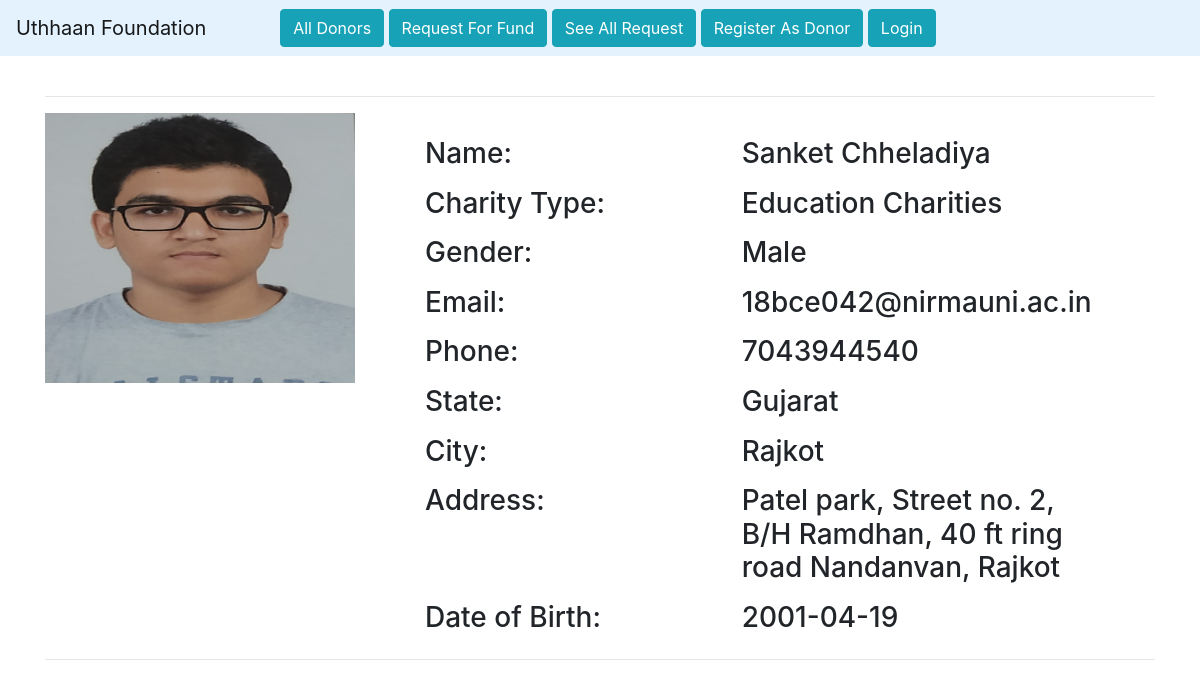
The page /donors_details/4/ on the database its author committed.
### home/models.py (models this page shows, shortened)
class Donor(models.Model):
    donor = models.OneToOneField(
        User, on_delete=models.CASCADE, blank=True, null=True)
    date_of_birth = models.CharField(max_length=100)
    phone = models.CharField(max_length=10)
    city = models.CharField(max_length=100)
    state = models.CharField(max_length=100)
    address = models.TextField(max_length=500, default="")
    chariti = models.ForeignKey(Charity, on_delete=models.CASCADE)
    gender = models.CharField(max_length=10)
    image = models.ImageField(upload_to="")
    ready_to_donate = models.BooleanField(default=True)

class Charity(models.Model):
    name = models.CharField(max_length=100)
    def __str__(self):
        return self.name

### home/views.py (the view)
# urls.py: path("donors_details/<int:myid>/", views.donors_details, name="donors_details"),
def donors_details(request, myid):
    details = Donor.objects.filter(id=myid)[0]
    return render(request, "donors_details.html", {'details': details})

### home/templates/donors_details.html (shortened to what this page needs)
{% extends 'base.html' %}
{% block body %}
<div class="container">
    <hr>
    <div class="row">
        <div class="col-md-4">
            <div class="profile-img">
                <img src="{{details.image.url}}" alt="" width="310px" height="270px">
            </div>
        </div>
        <div class="col-md-8">
            <div class="profile-tab">
                <div class="tab-pane">
                    <br>
                    <div class="row">
                        <div class="col-md-5">
                            <h3>Name:</h3>
                        </div>
                        <div class="col-md-6">
                            <h3>{{details.donor.get_full_name}}</h3>
                        </div>
                    </div>
                    <div class="row mt-2">
                        <div class="col-md-5">
                            <h3>Charity Type:</h3>
                        </div>
                        <div class="col-md-6">
                            <h3>{{details.chariti}}</h3>
                        </div>
                    </div>
                    <div class="row mt-2">
                        <div class="col-md-5">
                            <h3>Gender:</h3>
                        </div>
                        <div class="col-md-6">
                            <h3>{{details.gender}}</h3>
                        </div>
                    </div>
                    <div class="row mt-2">
                        <div class="col-md-5">
                            <h3>Email:</h3>
                        </div>
                        <div class="col-md-6">
                            <h3>{{details.donor.email}}</h3>
                        </div>
                    </div>
                    <div class="row mt-2">
                        <div class="col-md-5">
                            <h3>Phone:</h3>
                        </div>
                        <div class="col-md-6">
                            <h3>{{details.phone}}</h3>
                        </div>
                    </div>
                    <div class="row mt-2">
                        <div class="col-md-5">
                            <h3>State:</h3>
                        </div>
                        <div class="col-md-6">
                            <h3>{{details.state}}</h3>
                        </div>
                    </div>
                    <div class="row mt-2">
                        <div class="col-md-5">
                            <h3>City:</h3>
                        </div>
                        <div class="col-md-6">
                            <h3>{{details.city}}</h3>
                        </div>
                    </div>
                    <div class="row mt-2">
                        <div class="col-md-5">
                            <h3>Address:</h3>
                        </div>
                        <div class="col-md-6">
                            <h3>{{details.address}}</h3>
                        </div>
                    </div>
                    <div class="row mt-2">
                        <div class="col-md-5">
                            <h3>Date of Birth:</h3>
                        </div>
                        <div class="col-md-6">
                            <h3>{{details.date_of_birth}}</h3>
                        </div>
                    </div>
                </div>
            </div>
        </div>
    </div>
    <hr>
</div>
{% endblock %}

### home/templates/base.html (shortened to what this page needs)
<!doctype html>
<html lang="en">
<head>
    <link rel="stylesheet" href="https://stackpath.bootstrapcdn.com/bootstrap/4.5.0/css/bootstrap.min.css"
>
</head>
<body>
    <nav class="navbar navbar-light" style="background-color: #e3f2fd;">
        <a class="navbar-brand" href="/">Uthhaan Foundation</a>
        <div class="container w-75">
            <div class="d-grid gap-2 d-md-block">
                {% if request.user.is_authenticated %}
                <a class="btn btn-info" href="/profile/">Profile</a>
                <a class="btn btn-info" href="/edit_profile/">Edit Profile</a>
                <a class="btn btn-info" href="/see_all_request/">See All Request</a>
                <a class="btn btn-info" href="/see_all_donations/">See All Donations</a>
                <a class="btn btn-info" href="/logout/">Logout</a>
                {% else %}
                <a class="btn btn-info" href="/">All Donors</a>
                <a class="btn btn-info" href="/request_fund/">Request For Fund</a>
                <a class="btn btn-info" href="/see_all_request/">See All Request</a>
                <a class="btn btn-info" href="/become_donor/">Register As Donor</a>
                <a class="btn btn-info" href="/login/">Login</a>
                {% endif %}
            </div>
        </div>
    </nav><br>
    {% block body %}
    {% endblock %}
</body>
</html>

### home/templates/base.html (style rules this page uses)
.navbar { background-color: #2890e6; }

### rows shown on the page
Donor: image (picture), donor.get_full_name "Sanket Chheladiya", chariti "Education Charities", gender "Male", donor.email "18bce042@nirmauni.ac.in", phone "7043944540", state "Gujarat", city "Rajkot", address "Patel park, Street no. 2, B/H Ramdhan, 40 ft ring road Nandanvan, Rajkot", date_of_birth "2001-04-19"
